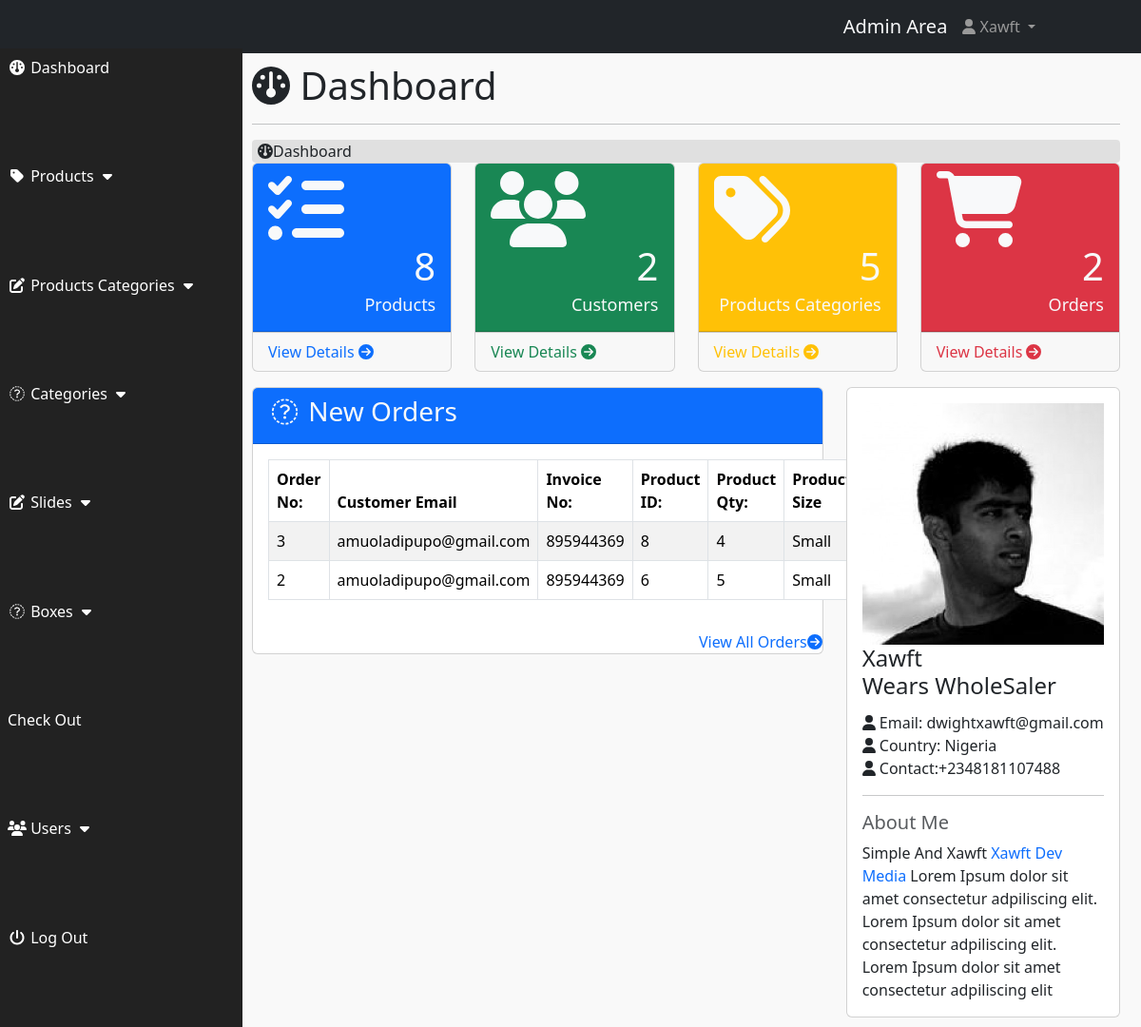
The page /includes/index.php?dashboard (signed in) on the database its author committed.
### tables this page shows
CREATE TABLE `pending_orders` (
  `order_id` int(10) NOT NULL,
  `customer_id` int(10) NOT NULL,
  `invoice_no` int(10) NOT NULL,
  `product_id` text NOT NULL,
  `qty` int(10) NOT NULL,
  `size` text NOT NULL,
  `order_status` text NOT NULL
);

CREATE TABLE `customer` (
  `customer_id` int(10) NOT NULL,
  `customer_name` varchar(255) NOT NULL,
  `customer_email` varchar(255) NOT NULL,
  `customer_pass` varchar(25) NOT NULL,
  `customer_city` text NOT NULL,
  `customer_country` text NOT NULL,
  `customer_contact` varchar(255) NOT NULL,
  `customer_address` varchar(255) NOT NULL,
  `customer_image` text NOT NULL,
  `customer_ip` varchar(255) NOT NULL
);

### includes/dashboard.php (the view, shortened to what this page needs)
<div class="row">
    <div class="col-lg-12">
        <h1 class="page-header">
        <ol class="breadcrumb">
            <li class="active">
                <i class="fa fa-dashboard"></i> Dashboard
            </li>
        </ol>
        </h1>
        <hr class="mb-3">
        <div class="col-lg-12" style="padding-left: 6px; background-color: rgba(0, 0, 0, 0.1); border-radius: 4px;"> <i class="fa fa-dashboard"> </i>Dashboard</div>
    </div>
</div>
<div class="row">
    <div class="col-lg-3 col-md-6">
        <div class="card">
    <div class="card-header bg-primary text-light">
        <div class="row">
            <div class="col-xs-3">
                <i class="fa fa-tasks fa-5x"></i>
            </div>
            <div class="col-xs-9 text-end">
                <div class="huge">
                   <?php echo $count_products; ?> <div> Products </div>
                </div>
            </div>
        </div>
    </div>
    <a href="index.php?view_product=<?php echo $count_products; ?>" class="text-primary">
        <div class="card-footer">
            <span class="pull-left">
                View Details
            </span>
            <span class="pull-right text-primary">
                <i class="fa fa-arrow-circle-right"></i>
            </span>
        </div>
    </a>
        </div>
    </div>
    <div class="col-lg-3 col-md-6">
        <div class="card">
    <div class="card-header bg-success text-light">
        <div class="row">
            <div class="col-xs-3">
                <i class="fa fa-users fa-5x"></i>
            </div>
            <div class="col-xs-9 text-end">
                <div class="huge">
                   <?php echo $count_customers;?> <div> Customers </div>
                </div>
            </div>
        </div>
    </div>
    <a href="index.php?view_customers=<?php echo $count_customers;?>" class="text-success">
        <div class="card-footer">
            <span class="pull-left">
                View Details
            </span>
            <span class="pull-right text-success">
                <i class="fa fa-arrow-circle-right"></i>
            </span>
        </div>
    </a>
        </div>
    </div>
    <div class="col-lg-3 col-md-6">
        <div class="card">
    <div class="card-header bg-warning text-light">
        <div class="row">
            <div class="col-xs-3">
                <i class="fa fa-tags fa-5x"></i>
            </div>
            <div class="col-xs-9 text-end">
                <div class="huge">
                <?php echo $count_p_cats;?> <div> Products Categories </div>
                </div>
            </div>
        </div>
    </div>
    <a href="index.php?view_p_cat=<?php echo $count_p_cats;?> " class="text-warning">
        <div class="card-footer">
            <span class="pull-left">
                View Details
            </span>
            <span class="pull-right text-warning">
                <i class="fa fa-arrow-circle-right"></i>
            </span>
        </div>
    </a>
        </div>
    </div>
    <div class="col-lg-3 col-md-6">
        <div class="card">
    <div class="card-header bg-danger text-light">
        <div class="row">
            <div class="col-xs-3">
                <i class="fa fa-shopping-cart fa-5x"></i>
            </div>
            <div class="col-xs-9 text-end">
                <div class="huge">
                <?php echo $count_orders;?> <div> Orders </div>
                </div>
            </div>
        </div>
    </div>
    <a href="index.php?view_orders=<?php echo $count_orders;?>" class="text-danger">
        <div class="card-footer">
            <span class="pull-left">
                View Details
            </span>
            <span class="pull-right text-danger">
                <i class="fa fa-arrow-circle-right"></i>
            </span>
        </div>
    </a>
        </div>
    </div>
</div>
<div class="row">
    <div class="col-lg-8">
        <div class="card mt-3">
            <div class="card-header bg-primary text-light">
                <h3 class="card-title">
                    <i class="fa fa-fw fa-money"></i> New Orders
                </h3>
            </div>
            <div class="card-body">
                <table class="table table-hover table-striped table-bordered table-responsive">
                    <thead class="">
                        <tr>
                            <th>Order No:</th>
                            <th>Customer Email</th>
                            <th>Invoice No:</th>
                            <th>Product ID:</th>
                            <th>Product Qty:</th>
                            <th>Product Size</th>
                            <th>Status</th>
                        </tr>
                    </thead>
                    <tbody>
                        <?php
                        $get_order = "SELECT * FROM pending_orders ORDER BY 1 DESC LIMIT 0,4";
                        $run_order = mysqli_query($conn, $get_order);
                        while($row_order = mysqli_fetch_array($run_order)){
                            $order_id = $row_order["order_id"];
                            $c_id = $row_order["customer_id"];
                            $invoice_no = $row_order["invoice_no"];
                            $product_id = $row_order["product_id"];
                            $qty = $row_order["qty"];
                            $size = $row_order["size"];
                            $order_status = $row_order["order_status"];
                            $get_user = "SELECT * FROM customer WHERE customer_id = '$c_id'";
                            $run_user = mysqli_query($conn, $get_user);
                            $row_user = mysqli_fetch_array($run_user);
                            $customer_email = $row_user["customer_email"];
                            echo '
                            <tr>
                            <td>'.$order_id.'</td>
                            <td>'.$customer_email.'</td>
                            <td>'.$invoice_no.'</td>
                            <td>'.$product_id.'</td>
                            <td>'.$qty.'</td>
                            <td>'.$size.'</td>
                            <td>'.$order_status.'</td>
                        </tr>';
                        }
                        ?>
                    </tbody>
                </table>
            </div>
    <div class="text-end">
        <a href="index.php?view_orders">
            View All Orders<i class="fa fa-arrow-circle-right"></i>
        </a>
    </div>
        </div>
    </div>
                        <?php
                        $get_admin = "SELECT * FROM admins WHERE admin_email = '$email'";
                        $run_admin = mysqli_query($conn, $get_admin);
                        $row_admin = mysqli_fetch_array($run_admin);
                        $admin_image = $row_admin["admin_image"];
                        $admin_name = $row_admin["admin_name"];
                        $admin_job = $row_admin["admin_job"];
                        $admin_about = $row_admin["admin_about"];
                        $admin_country = $row_admin["admin_country"];
                        $admin_contact = $row_admin["admin_contact"];
                        ?>
   <div class="col-lg-4">
   <div class="card mt-3">
        <div class="card-body">
            <div class="mb-md thumb-info">
                <img src="images/admin/<?php echo $admin_image;?>" alt="" class="img-fluid">
                <div class="thumb-info-title">
                    <h4 class="card-title">
                    <span class="thumb-info-inner"><?php echo $admin_name;?></span> <br>
                    <span class="thumb-info-type"><?php echo $admin_job;?></span>
                    </h4>
                </div>
            </div>
            <div class="mb-md">
                <div class="widget-content-expanded pt-1">
                <i class="fa fa-user"></i> <span>Email:</span> <?php echo $email;?> <br>
                    <i class="fa fa-user"></i> <span>Country:</span> <?php echo $admin_country;?> <br>
                    <i class="fa fa-user"></i> <span>Contact:</span><?php echo $admin_contact;?><br>
                    <hr class="dotted short">
                    <h5 class="text-muted">About Me</h5>
                    <p class="card-text"><?php echo $admin_about;?> <a href="#" class="card-link stretched-link">Xawft Dev Media</a>
                    Lorem Ipsum dolor sit amet consectetur adpiliscing elit. Lorem Ipsum dolor sit amet consectetur adpiliscing elit. Lorem Ipsum dolor sit amet consectetur adpiliscing elit
                </p>
                </div>
            </div>
        </div>
    </div>
   </div>
</div>

### includes/css/style.css (style rules this page uses)
body { margin-top: 100px; }
@media (min-width: 768px) { body { margin-top: 50px; color: red; } }
div.huge { font-size: 40px; line-height: normal; }

### includes/dashboard.php (style rules this page uses)
div.huge { font-size: 40px; line-height: 40px; }
div.huge div { font-size: 18px; }
a { text-decoration: none; }

### rows shown on the page
pending_orders: order_id "3", customer.customer_email "amuoladipupo@gmail.com", invoice_no "895944369", product "8", qty "4", size "Small"
pending_orders: order_id "2", customer.customer_email "amuoladipupo@gmail.com", invoice_no "895944369", product "6", qty "5", size "Small"

### other values the page prints
$count_products "8"
$count_customers "2"
$count_p_cats "5"
$count_orders "2"
$admin_name "Xawft"
$admin_job "Wears WholeSaler"
$email "dwightxawft@gmail.com"
$admin_country "Nigeria"
$admin_contact "+2348181107488"
$admin_about "Simple And Xawft"
